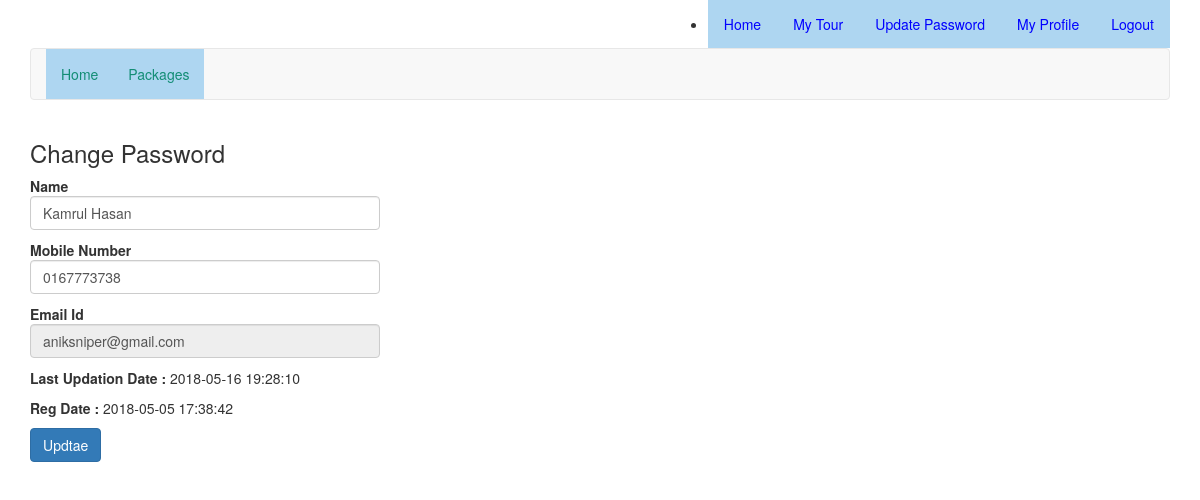
The page /admin/profile.php (signed in) on the database its author committed.
### tables this page shows
CREATE TABLE `tblusers` (
  `id` int(11) NOT NULL,
  `FullName` varchar(100) NOT NULL,
  `MobileNumber` char(10) NOT NULL,
  `EmailId` varchar(70) NOT NULL,
  `Password` varchar(100) NOT NULL,
  `RegDate` timestamp NOT NULL DEFAULT CURRENT_TIMESTAMP,
  `UpdationDate` timestamp NOT NULL DEFAULT '0000-00-00 00:00:00' ON UPDATE CURRENT_TIMESTAMP
);

### admin/profile.php (the view, shortened to what this page needs)
<?php
include('includes/config.php');
if(strlen($_SESSION['login'])==0)
	{
header('location:index.php');
}
else{
?>
<!DOCTYPE HTML>
<html>
<head>
<link href="css/bootstrap.css" rel='stylesheet' type='text/css' />
</head>
<body>
<div class="top-header">
<?php include('includes/header.php');?>
<div class="privacy">
	<div class="container">
		<h3 class="wow fadeInDown animated animated" data-wow-delay=".5s" style="visibility: visible; animation-delay: 0.5s; animation-name: fadeInDown;">Change Password</h3>
		<form name="chngpwd" method="post">
<?php
$useremail=$_SESSION['login'];
$sql = "SELECT * from tblusers where EmailId=:useremail";
$query = $dbh -> prepare($sql);
$query -> bindParam(':useremail',$useremail, PDO::PARAM_STR);
$query->execute();
$results=$query->fetchAll(PDO::FETCH_OBJ);
if($query->rowCount() > 0)
{
foreach($results as $result)
{	?>
	<p style="width: 350px;">
			<b>Name</b>  <input type="text" name="name" value="<?php echo htmlentities($result->FullName);?>" class="form-control" id="name" required="">
	</p>
<p style="width: 350px;">
<b>Mobile Number</b>
<input type="text" class="form-control" name="mobileno" maxlength="10" value="<?php echo htmlentities($result->MobileNumber);?>" id="mobileno"  required="">
</p>
<p style="width: 350px;">
<b>Email Id</b>
	<input type="email" class="form-control" name="email" value="<?php echo htmlentities($result->EmailId);?>" id="email" readonly>
			</p>
<p style="width: 350px;">
<b>Last Updation Date : </b>
<?php echo htmlentities($result->UpdationDate);?>
</p>
<p style="width: 350px;">
<b>Reg Date :</b>
<?php echo htmlentities($result->RegDate);?>
			</p>
<?php }} ?>
			<p style="width: 350px;">
<button type="submit" name="submit6" class="btn-primary btn">Updtae</button>
			</p>
			</form>
	</div>
</div>
</body>
</html>
<?php } ?>

### rows shown on the page
tblusers: name "Kamrul Hasan", mobileno "0167773738", email "aniksniper@gmail.com", UpdationDate "2018-05-16 19:28:10", RegDate "2018-05-05 17:38:42"
